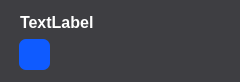
<?xml version="1.0" encoding="UTF-8"?>
<ui version="4.0">
 <class>UserBox</class>
 <widget class="QWidget" name="UserBox">
  <property name="geometry">
   <rect>
    <x>0</x>
    <y>0</y>
    <width>240</width>
    <height>82</height>
   </rect>
  </property>
  <property name="sizePolicy">
   <sizepolicy hsizetype="Minimum" vsizetype="Minimum">
    <horstretch>0</horstretch>
    <verstretch>0</verstretch>
   </sizepolicy>
  </property>
  <property name="minimumSize">
   <size>
    <width>240</width>
    <height>70</height>
   </size>
  </property>
  <property name="maximumSize">
   <size>
    <width>240</width>
    <height>82</height>
   </size>
  </property>
  <property name="palette">
   <palette>
    <active>
     <colorrole role="WindowText">
      <brush brushstyle="SolidPattern">
       <color alpha="255">
        <red>255</red>
        <green>255</green>
        <blue>255</blue>
       </color>
      </brush>
     </colorrole>
     <colorrole role="Button">
      <brush brushstyle="SolidPattern">
       <color alpha="255">
        <red>62</red>
        <green>62</green>
        <blue>66</blue>
       </color>
      </brush>
     </colorrole>
     <colorrole role="Light">
      <brush brushstyle="SolidPattern">
       <color alpha="255">
        <red>93</red>
        <green>93</green>
        <blue>99</blue>
       </color>
      </brush>
     </colorrole>
     <colorrole role="Midlight">
      <brush brushstyle="SolidPattern">
       <color alpha="255">
        <red>77</red>
        <green>77</green>
        <blue>82</blue>
       </color>
      </brush>
     </colorrole>
     <colorrole role="Dark">
      <brush brushstyle="SolidPattern">
       <color alpha="255">
        <red>31</red>
        <green>31</green>
        <blue>33</blue>
       </color>
      </brush>
     </colorrole>
     <colorrole role="Mid">
      <brush brushstyle="SolidPattern">
       <color alpha="255">
        <red>41</red>
        <green>41</green>
        <blue>44</blue>
       </color>
      </brush>
     </colorrole>
     <colorrole role="Text">
      <brush brushstyle="SolidPattern">
       <color alpha="255">
        <red>255</red>
        <green>255</green>
        <blue>255</blue>
       </color>
      </brush>
     </colorrole>
     <colorrole role="BrightText">
      <brush brushstyle="SolidPattern">
       <color alpha="255">
        <red>255</red>
        <green>255</green>
        <blue>255</blue>
       </color>
      </brush>
     </colorrole>
     <colorrole role="ButtonText">
      <brush brushstyle="SolidPattern">
       <color alpha="255">
        <red>255</red>
        <green>255</green>
        <blue>255</blue>
       </color>
      </brush>
     </colorrole>
     <colorrole role="Base">
      <brush brushstyle="SolidPattern">
       <color alpha="255">
        <red>0</red>
        <green>0</green>
        <blue>0</blue>
       </color>
      </brush>
     </colorrole>
     <colorrole role="Window">
      <brush brushstyle="SolidPattern">
       <color alpha="255">
        <red>62</red>
        <green>62</green>
        <blue>66</blue>
       </color>
      </brush>
     </colorrole>
     <colorrole role="Shadow">
      <brush brushstyle="SolidPattern">
       <color alpha="255">
        <red>0</red>
        <green>0</green>
        <blue>0</blue>
       </color>
      </brush>
     </colorrole>
     <colorrole role="AlternateBase">
      <brush brushstyle="SolidPattern">
       <color alpha="255">
        <red>31</red>
        <green>31</green>
        <blue>33</blue>
       </color>
      </brush>
     </colorrole>
     <colorrole role="ToolTipBase">
      <brush brushstyle="SolidPattern">
       <color alpha="255">
        <red>255</red>
        <green>255</green>
        <blue>220</blue>
       </color>
      </brush>
     </colorrole>
     <colorrole role="ToolTipText">
      <brush brushstyle="SolidPattern">
       <color alpha="255">
        <red>0</red>
        <green>0</green>
        <blue>0</blue>
       </color>
      </brush>
     </colorrole>
     <colorrole role="PlaceholderText">
      <brush brushstyle="SolidPattern">
       <color alpha="128">
        <red>255</red>
        <green>255</green>
        <blue>255</blue>
       </color>
      </brush>
     </colorrole>
    </active>
    <inactive>
     <colorrole role="WindowText">
      <brush brushstyle="SolidPattern">
       <color alpha="255">
        <red>255</red>
        <green>255</green>
        <blue>255</blue>
       </color>
      </brush>
     </colorrole>
     <colorrole role="Button">
      <brush brushstyle="SolidPattern">
       <color alpha="255">
        <red>62</red>
        <green>62</green>
        <blue>66</blue>
       </color>
      </brush>
     </colorrole>
     <colorrole role="Light">
      <brush brushstyle="SolidPattern">
       <color alpha="255">
        <red>93</red>
        <green>93</green>
        <blue>99</blue>
       </color>
      </brush>
     </colorrole>
     <colorrole role="Midlight">
      <brush brushstyle="SolidPattern">
       <color alpha="255">
        <red>77</red>
        <green>77</green>
        <blue>82</blue>
       </color>
      </brush>
     </colorrole>
     <colorrole role="Dark">
      <brush brushstyle="SolidPattern">
       <color alpha="255">
        <red>31</red>
        <green>31</green>
        <blue>33</blue>
       </color>
      </brush>
     </colorrole>
     <colorrole role="Mid">
      <brush brushstyle="SolidPattern">
       <color alpha="255">
        <red>41</red>
        <green>41</green>
        <blue>44</blue>
       </color>
      </brush>
     </colorrole>
     <colorrole role="Text">
      <brush brushstyle="SolidPattern">
       <color alpha="255">
        <red>255</red>
        <green>255</green>
        <blue>255</blue>
       </color>
      </brush>
     </colorrole>
     <colorrole role="BrightText">
      <brush brushstyle="SolidPattern">
       <color alpha="255">
        <red>255</red>
        <green>255</green>
        <blue>255</blue>
       </color>
      </brush>
     </colorrole>
     <colorrole role="ButtonText">
      <brush brushstyle="SolidPattern">
       <color alpha="255">
        <red>255</red>
        <green>255</green>
        <blue>255</blue>
       </color>
      </brush>
     </colorrole>
     <colorrole role="Base">
      <brush brushstyle="SolidPattern">
       <color alpha="255">
        <red>0</red>
        <green>0</green>
        <blue>0</blue>
       </color>
      </brush>
     </colorrole>
     <colorrole role="Window">
      <brush brushstyle="SolidPattern">
       <color alpha="255">
        <red>62</red>
        <green>62</green>
        <blue>66</blue>
       </color>
      </brush>
     </colorrole>
     <colorrole role="Shadow">
      <brush brushstyle="SolidPattern">
       <color alpha="255">
        <red>0</red>
        <green>0</green>
        <blue>0</blue>
       </color>
      </brush>
     </colorrole>
     <colorrole role="AlternateBase">
      <brush brushstyle="SolidPattern">
       <color alpha="255">
        <red>31</red>
        <green>31</green>
        <blue>33</blue>
       </color>
      </brush>
     </colorrole>
     <colorrole role="ToolTipBase">
      <brush brushstyle="SolidPattern">
       <color alpha="255">
        <red>255</red>
        <green>255</green>
        <blue>220</blue>
       </color>
      </brush>
     </colorrole>
     <colorrole role="ToolTipText">
      <brush brushstyle="SolidPattern">
       <color alpha="255">
        <red>0</red>
        <green>0</green>
        <blue>0</blue>
       </color>
      </brush>
     </colorrole>
     <colorrole role="PlaceholderText">
      <brush brushstyle="SolidPattern">
       <color alpha="128">
        <red>255</red>
        <green>255</green>
        <blue>255</blue>
       </color>
      </brush>
     </colorrole>
    </inactive>
    <disabled>
     <colorrole role="WindowText">
      <brush brushstyle="SolidPattern">
       <color alpha="255">
        <red>31</red>
        <green>31</green>
        <blue>33</blue>
       </color>
      </brush>
     </colorrole>
     <colorrole role="Button">
      <brush brushstyle="SolidPattern">
       <color alpha="255">
        <red>62</red>
        <green>62</green>
        <blue>66</blue>
       </color>
      </brush>
     </colorrole>
     <colorrole role="Light">
      <brush brushstyle="SolidPattern">
       <color alpha="255">
        <red>93</red>
        <green>93</green>
        <blue>99</blue>
       </color>
      </brush>
     </colorrole>
     <colorrole role="Midlight">
      <brush brushstyle="SolidPattern">
       <color alpha="255">
        <red>77</red>
        <green>77</green>
        <blue>82</blue>
       </color>
      </brush>
     </colorrole>
     <colorrole role="Dark">
      <brush brushstyle="SolidPattern">
       <color alpha="255">
        <red>31</red>
        <green>31</green>
        <blue>33</blue>
       </color>
      </brush>
     </colorrole>
     <colorrole role="Mid">
      <brush brushstyle="SolidPattern">
       <color alpha="255">
        <red>41</red>
        <green>41</green>
        <blue>44</blue>
       </color>
      </brush>
     </colorrole>
     <colorrole role="Text">
      <brush brushstyle="SolidPattern">
       <color alpha="255">
        <red>31</red>
        <green>31</green>
        <blue>33</blue>
       </color>
      </brush>
     </colorrole>
     <colorrole role="BrightText">
      <brush brushstyle="SolidPattern">
       <color alpha="255">
        <red>255</red>
        <green>255</green>
        <blue>255</blue>
       </color>
      </brush>
     </colorrole>
     <colorrole role="ButtonText">
      <brush brushstyle="SolidPattern">
       <color alpha="255">
        <red>31</red>
        <green>31</green>
        <blue>33</blue>
       </color>
      </brush>
     </colorrole>
     <colorrole role="Base">
      <brush brushstyle="SolidPattern">
       <color alpha="255">
        <red>62</red>
        <green>62</green>
        <blue>66</blue>
       </color>
      </brush>
     </colorrole>
     <colorrole role="Window">
      <brush brushstyle="SolidPattern">
       <color alpha="255">
        <red>62</red>
        <green>62</green>
        <blue>66</blue>
       </color>
      </brush>
     </colorrole>
     <colorrole role="Shadow">
      <brush brushstyle="SolidPattern">
       <color alpha="255">
        <red>0</red>
        <green>0</green>
        <blue>0</blue>
       </color>
      </brush>
     </colorrole>
     <colorrole role="AlternateBase">
      <brush brushstyle="SolidPattern">
       <color alpha="255">
        <red>62</red>
        <green>62</green>
        <blue>66</blue>
       </color>
      </brush>
     </colorrole>
     <colorrole role="ToolTipBase">
      <brush brushstyle="SolidPattern">
       <color alpha="255">
        <red>255</red>
        <green>255</green>
        <blue>220</blue>
       </color>
      </brush>
     </colorrole>
     <colorrole role="ToolTipText">
      <brush brushstyle="SolidPattern">
       <color alpha="255">
        <red>0</red>
        <green>0</green>
        <blue>0</blue>
       </color>
      </brush>
     </colorrole>
     <colorrole role="PlaceholderText">
      <brush brushstyle="SolidPattern">
       <color alpha="128">
        <red>255</red>
        <green>255</green>
        <blue>255</blue>
       </color>
      </brush>
     </colorrole>
    </disabled>
   </palette>
  </property>
  <property name="font">
   <font>
    <pointsize>9</pointsize>
   </font>
  </property>
  <property name="windowTitle">
   <string>Form</string>
  </property>
  <property name="autoFillBackground">
   <bool>false</bool>
  </property>
  <property name="styleSheet">
   <string notr="true"/>
  </property>
  <widget class="QLabel" name="userName">
   <property name="geometry">
    <rect>
     <x>20</x>
     <y>10</y>
     <width>98</width>
     <height>24</height>
    </rect>
   </property>
   <property name="sizePolicy">
    <sizepolicy hsizetype="Maximum" vsizetype="Maximum">
     <horstretch>0</horstretch>
     <verstretch>0</verstretch>
    </sizepolicy>
   </property>
   <property name="font">
    <font>
     <pointsize>12</pointsize>
     <weight>75</weight>
     <bold>true</bold>
    </font>
   </property>
   <property name="styleSheet">
    <string notr="true">color: white</string>
   </property>
   <property name="lineWidth">
    <number>-7</number>
   </property>
   <property name="text">
    <string>TextLabel</string>
   </property>
   <property name="margin">
    <number>0</number>
   </property>
   <property name="indent">
    <number>-5</number>
   </property>
  </widget>
  <widget class="ButtonImage" name="exitButton">
   <property name="geometry">
    <rect>
     <x>19</x>
     <y>39</y>
     <width>31</width>
     <height>31</height>
    </rect>
   </property>
   <property name="sizePolicy">
    <sizepolicy hsizetype="Minimum" vsizetype="Minimum">
     <horstretch>0</horstretch>
     <verstretch>0</verstretch>
    </sizepolicy>
   </property>
   <property name="minimumSize">
    <size>
     <width>0</width>
     <height>0</height>
    </size>
   </property>
   <property name="font">
    <font>
     <pointsize>10</pointsize>
    </font>
   </property>
   <property name="styleSheet">
    <string notr="true">QPushButton
{
	background-color: rgb(15, 91, 255);
	border-radius: 7px;
	color:white
}

QPushButton::Pressed
{
background-color: rgb(25,68,84);
border-radius: 7px;
color:white
}

QPushButton::Released
{
	background-color: rgb(15, 91, 255);
	border-radius: 7px;	
	color:white
}</string>
   </property>
   <property name="text">
    <string/>
   </property>
  </widget>
 </widget>
 <customwidgets>
  <customwidget>
   <class>ButtonImage</class>
   <extends>QPushButton</extends>
   <header>Other/buttonimage.h</header>
  </customwidget>
 </customwidgets>
 <resources/>
 <connections/>
</ui>
